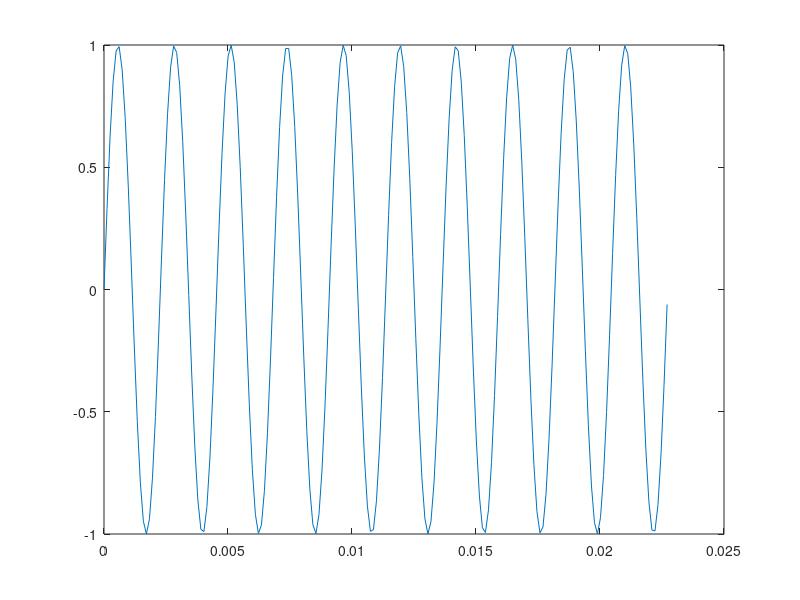

MATLAB code to generate this figure:

midA = sin(2*pi*440*(0:8191) / 8192);
sampleTimes = (0:(8192 - 1)) / 8192;
plot(sampleTimes, midA);
pause(5)
plot(sampleTimes(1:ceil(8192/440)),midA(1:ceil(8192 / 440)))
pause(5)
plot(sampleTimes(1:ceil(8192/440)),midA(1:ceil(8192 / 440)), '-o')
pause(5)
plot(sampleTimes(1:ceil(10 * 8192 / 440)),midA(1:ceil(10* 8192 / 440)))
